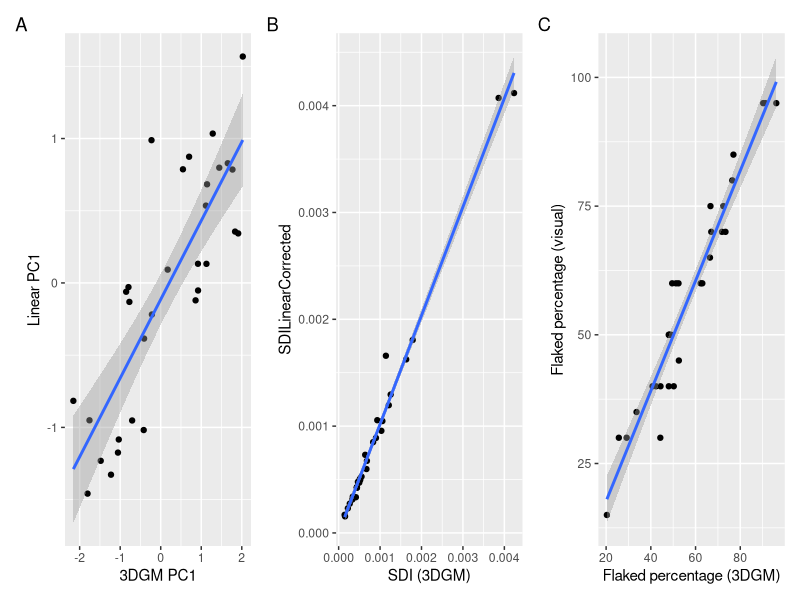

Source code (R): (Note: this script raises an error after producing the figure.)
# Add packages
library(tidyverse)
library(patchwork)
library(cowplot)

# Data preparation
## loading data
gona_linear<-readr::read_csv("data/Gona_ESA_Linear1.csv")
gona_3d<-read.csv("data/Gona_ESA_3D.csv")
## creating a new column of unique identifier for merging
gona_linear$Name <- paste(gona_linear$Site, gona_linear$Catalog, sep= "-")
## merging two datasets based on Name
joined_gona <-dplyr::left_join(gona_linear, gona_3d, by = c("Name" = "Name"))
## Reordering column order for principle component analysis
joined_gona <- joined_gona %>% dplyr::relocate(GM_L,GM_Br1,GM_Br2,GM_Br3,GM_T1,GM_T2,GM_T3)
## Subsetting a dataframe that contains both linear and 3d data for measuremnt validation
overlap_gona <- joined_gona %>% tidyr::drop_na(Flaked.y)

## Figure for 3d comparison

fig4a <- ggplot(overlap_gona, aes(X.3DGMPC110x10, Linear_PC1)) + 
  geom_point() + 
  geom_smooth(method=lm)+
  labs(x ="3DGM PC1", y = "Linear PC1")

fig4b <- ggplot(overlap_gona, aes(SDI.y, SDILinearCorrected)) + 
  geom_point() + 
  geom_smooth(method=lm)+
  labs(x ="SDI (3DGM)", y = "SDILinearCorrected")

fig4c <- ggplot(overlap_gona, aes(Flaked.y, FlakedVisual)) + 
  geom_point() + 
  geom_smooth(method=lm)+
  labs(x ="Flaked percentage (3DGM)", y = "Flaked percentage (visual)")

patchwork <- (fig4a + fig4b + fig4c)
patchwork + plot_annotation(tag_levels = 'A')
ggplot2::ggsave("Fig.3D comparison.png", path="figure.", width = 9, height = 3, dpi = 300)


## Figure for FAI by base

fig5a<-joined_gona %>%
  filter(Contexts == "Acheulean", Mode == "2", Flaked.x == "Flaked") %>%
  ggplot(aes(FAI, PC1)) + 
  geom_point(alpha=0.6,size=2,aes(color= as.factor(Base),shape=as.factor(Base))) + 
  geom_smooth(method=lm, aes(group = 1))+
  labs(x ="FAI", y = "PC1 (flatness)")+
  theme(legend.position="none")


fig5b<-joined_gona %>%
  filter(Contexts == "Acheulean", Mode == "2", Flaked.x == "Flaked") %>%
  ggplot(aes(FAI, PC2)) + 
  geom_point(alpha=0.6,size=2,aes(color = as.factor(Base),shape=as.factor(Base))) + 
  geom_smooth(method=lm, aes(group = 1))+
  labs(x ="FAI", y = "PC2 (convergence)")+
  labs(color='Base', shape = 'Base')+
  theme(legend.key.size = unit(0.2, "cm"))


patchwork <- (fig5a + fig5b)
patchwork + plot_annotation(tag_levels = 'A')
ggplot2::ggsave("Fig.FAI by base new.png", path="figure.", width = 9, height = 3, dpi = 300)


## Figure for FAI by flaked
PC1.mean <- joined_gona %>%
  filter(Contexts == "Acheulean", Base == "flake", Flaked.x == "Unmodified") %>%
  group_by(Flaked.x) %>%
  summarize(PC1mean = mean(PC1))


PC2.mean <- joined_gona %>%
  filter(Contexts == "Acheulean", Base == "flake", Flaked.x == "Unmodified") %>%
  group_by(Flaked.x) %>%
  summarize(PC2mean = mean(PC2))

fig6a<-joined_gona %>%
  filter(Contexts == "Acheulean", Base == "flake") %>%
  ggplot(aes(FAI, PC1, color = as.factor(Flaked.x))) + 
  geom_point(alpha=0.5,size=2,aes(color = as.factor(Flaked.x))) + 
  geom_smooth(method=lm)+
  geom_hline(data = PC1.mean, linetype="dashed",aes( group = Flaked.x, yintercept = PC1mean, color = Flaked.x)) +
  annotate(geom = "point", x = 55 , y = 2.02, colour = "black", fill = "#F8766D", size= 1, stroke = 0.5) +
  annotate(geom = "text", x = 55 , y = 2.05, label = "OGS5:2013-1", vjust=2, size=2)+
  annotate(geom = "point", x = 0 , y = -0.66, colour = "black", fill = "#619CFF", size= 1, stroke = 0.5) +
  annotate(geom = "text", x = 0 , y = -0.66, label = "OGS5:54",  vjust=2, size=2)+
  labs(x ="FAI", y = "PC1 (flatness)\n")+
  scale_y_continuous(limits=c(-1.5,2.5))+
  theme(legend.position="none")

  
fig6b<-joined_gona %>%
  filter(Contexts == "Acheulean", Base == "flake") %>%
  ggplot(aes(FAI, PC2, color = as.factor(Flaked.x))) + 
  geom_point(alpha=0.5,size=2,aes(color = as.factor(Flaked.x))) + 
  geom_smooth(method=lm)+
  geom_hline(data = PC2.mean, linetype="dashed",aes( group = Flaked.x, yintercept = PC2mean, color = Flaked.x)) +
  annotate(geom = "point", x = 5 , y = 2.47, colour = "black", fill = "#F8766D", size= 1,stroke = 0.5) +
  annotate(geom = "text", x = 5 , y = 2.47, label = "DAN5:54", vjust=2,  size=2)+
  annotate(geom = "point", x = 5 , y = -2.21, colour = "black", fill = "#F8766D", size= 1,stroke = 0.5) +
  annotate(geom = "text", x = 5 , y = -2.21, label = "OGS5:5", vjust=2,  size=2)+
  labs(x ="FAI", y = "PC2 (convergence)\n")+
  scale_y_continuous(limits=c(-2.5,3))+
  labs(color='Modification')+
  theme(legend.key.size = unit(0.2, "cm"))

fig6a1<-ggdraw(fig6a) + 
  draw_image("figure/Picture1.PNG",
             x = 0.02, y = 0.29, width = 0.12, height = 0.12)
fig6a2<-ggdraw(fig6a1) + 
  draw_image("figure/Picture2.PNG",
             x = 0.02, y = 0.8, width = 0.12, height = 0.12)
fig6b1<-ggdraw(fig6b) + 
  draw_image("figure/Picture3.PNG",
             x = 0.02, y = 0.16, width = 0.12, height = 0.12)
fig6b2<-ggdraw(fig6b1) + 
  draw_image("figure/Picture4.PNG",
             x = 0.02, y = 0.81, width = 0.12, height = 0.12)

patchwork <- (fig6a2 + fig6b2)
patchwork + plot_annotation(tag_levels = 'A')
ggplot2::ggsave("Fig.FAI by flaked new1.png", path="figure.", width = 9, height = 3, dpi = 300)


## heteroscedasticity test for mode1 and mode2 cores
MODE1CORE <- joined_gona %>%
  filter(Mode == "1", Flaked.x == "Flaked")
MODE2CORE <- joined_gona %>%
  filter(Mode == "2", Flaked.x == "Flaked")

lmMod1 <- lm(FAI ~ cSDI, data=MODE1CORE)
lmtest::bptest(lmMod1)
ggplot(MODE1CORE, aes(FAI, cSDI)) + 
  geom_point() + 
  geom_smooth(method=lm)
car::ncvTest(lmMod1)

lmMod2 <- lm(FAI ~ cSDI, data=MODE2CORE)
lmtest::bptest(lmMod2)
car::ncvTest(lmMod2)


### Locating the extreme value of PC1 and PC2 in the last figure
leftfig<-joined_gona %>%
  filter(Contexts == "Acheulean", Base == "flake")

